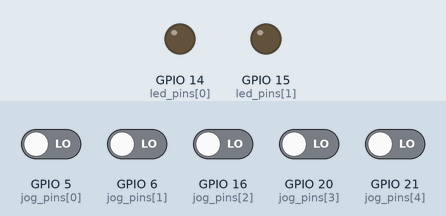
A program run on a simulated Raspberry Pi (BCM pin numbers). Parts: output pins drawn as LEDs (lit = HIGH). Dashed ring = blinking. The inputs (shaded band) are chosen by the test bench; at power-on: GPIO 5 (jog_pins[0]), GPIO 6 (jog_pins[1]), GPIO 16 (jog_pins[2]), GPIO 20 (jog_pins[3]), GPIO 21 (jog_pins[4]) LOW.

Above: at 1.2 s.
1.3 s: GPIO 16 (jog_pins[2]) driven HIGH
At 1.55 s:
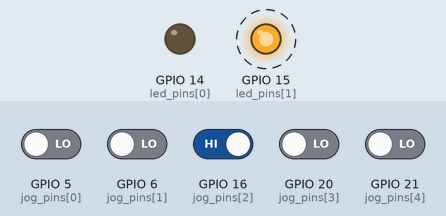
4.3 s: GPIO 20 (jog_pins[3]) driven HIGH
At 5.6 s:
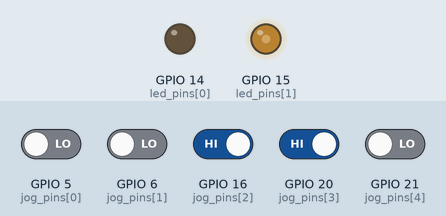
7.3 s: GPIO 5 (jog_pins[0]) driven HIGH
At 8.1 s:
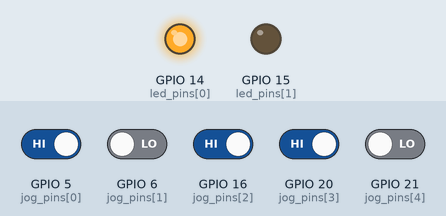
9.8 s: GPIO 6 (jog_pins[1]) driven HIGH
At 10.2 s:
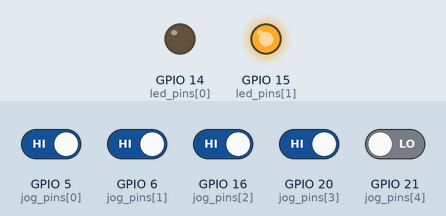
12.3 s: GPIO 20 (jog_pins[3]) driven LOW
At 14.2 s:
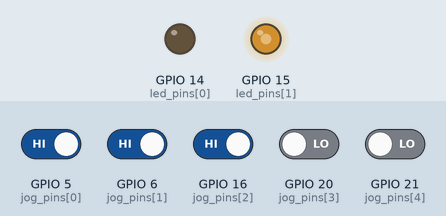
Timing chart, 0 to 16.3 s (numbered marks = the images above; inputs shaded):
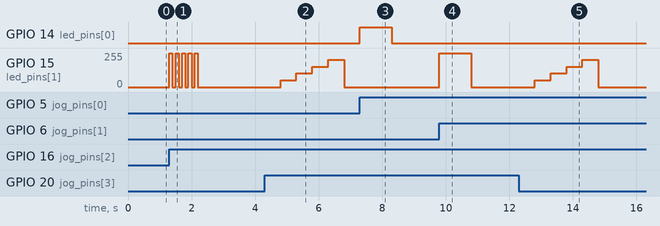

Measured:
- after the input at 1.3 s, GPIO 15 (led_pins[1]): alternates 255/255 for 0.10 s and 0/255 for 0.10 s, 10 changes in all, then stays 0/255, starting at once
- after the input at 4.3 s, GPIO 15 (led_pins[1]): 0/255 → 51/255 after 0.50 s, → 102/255 0.50 s later, → 153/255 0.50 s later, → 204/255 0.50 s later, … (5 changes in this stretch)
- after the input at 7.3 s, GPIO 14 (led_pins[0]): LOW → HIGH at once, → LOW 1.0 s later
- after the input at 9.8 s, GPIO 15 (led_pins[1]): 0/255 → 255/255 at once, → 0/255 1.0 s later
- after the input at 12.3 s, GPIO 15 (led_pins[1]): 0/255 → 51/255 after 0.50 s, → 102/255 0.50 s later, → 153/255 0.50 s later, → 204/255 0.50 s later, … (5 changes in this stretch)

The program:

gpio_all_using.py
```python
import RPi.GPIO as GPIO
import time

jog_pins= [ 5, 6, 16, 20, 21]
led_pins = [14,15]
stat = [ 0, 0, 0, 0, 0]


GPIO.setmode(GPIO.BCM)
GPIO.setup(jog_pins, GPIO.IN)
GPIO.setup(led_pins, GPIO.OUT)


def blink(i):
    if i == 0:
        GPIO.output(led_pins[0], 1)
        time.sleep(1)
        GPIO.output(led_pins[0], 0)
    elif i ==1:
        GPIO.output(led_pins[1], 1)
        time.sleep(1)
        GPIO.output(led_pins[1], 0)
    elif i ==2:
        for j in range(5):
            GPIO.output(led_pins[1], 1)
            time.sleep(0.1)
            GPIO.output(led_pins[1], 0)
            time.sleep(0.1)
    elif i ==3:
        for j in range(5):
            p = GPIO.PWM(led_pins[1],100)
            p.start(0)

            p.ChangeDutyCycle(j*20)

            time.sleep(0.5)
        p.stop(0)


try:
    for i in range(5):
        cur_stat= 0

    while True:
        for i in range(5):
            cur_stat= GPIO.input(jog_pins[i])
            if cur_stat != stat[i]:
                stat[i] = cur_stat
                blink(i)

finally:
    print("Cleaning up")
    GPIO.cleanup()
```
